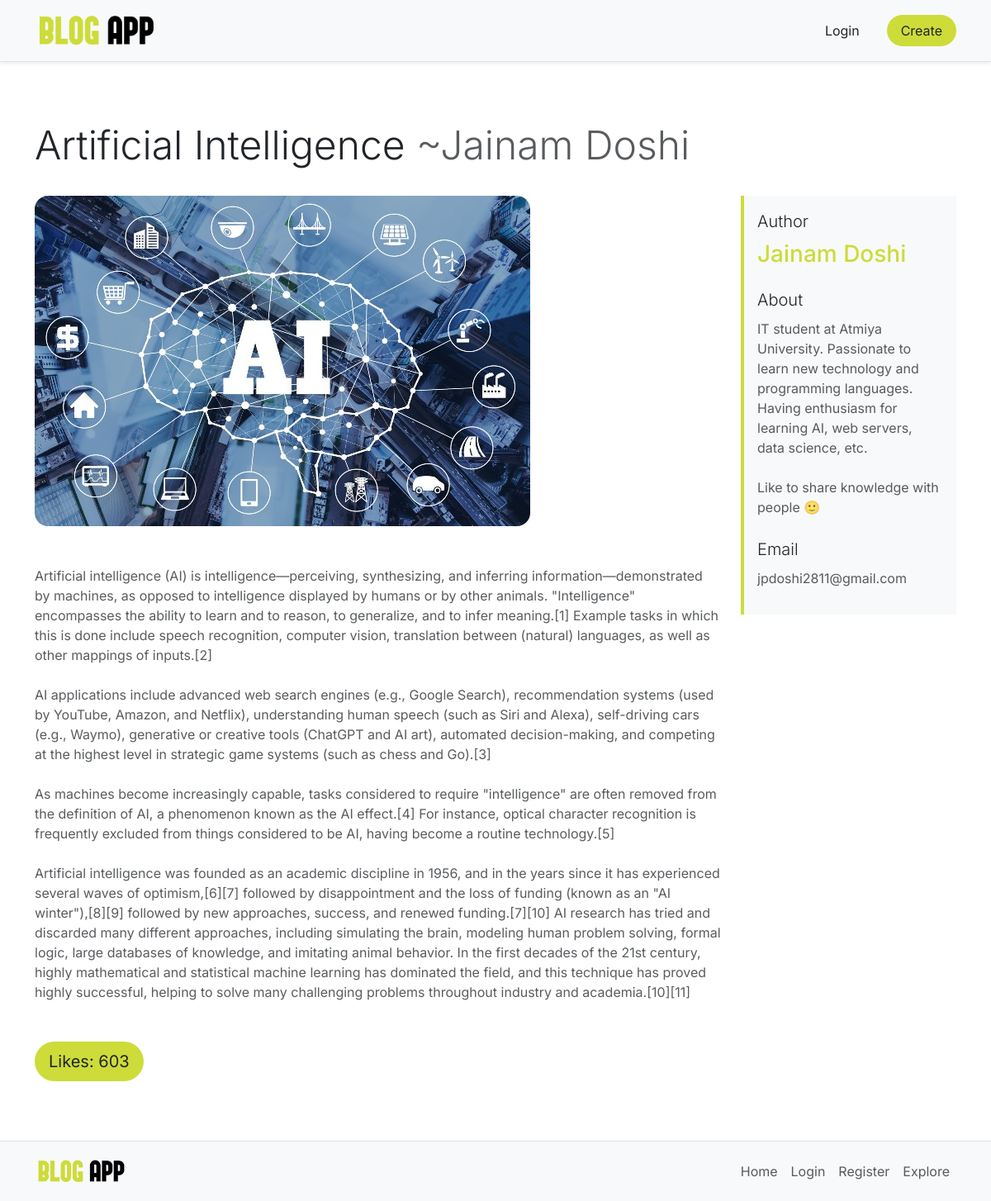
Page /blog/1/ on the committed database.
### blogs/models.py (models this page shows, shortened)
class Blog(models.Model):
	id    = models.AutoField(primary_key=True)
	user  = models.ForeignKey(User, on_delete=models.CASCADE)
	cover = models.ImageField(upload_to="uploads/")
	title = models.CharField(max_length=50)
	pub_date = models.DateField(auto_now=True)
	body  = models.TextField()
	likes = models.IntegerField(default=0)
	def get_blog_by_id(_id):
		blog = Blog.objects.get(id=_id)
		return blog

class User(models.Model):
	id    = models.AutoField(primary_key=True)
	fname = models.CharField(max_length=20)
	lname = models.CharField(max_length=20)
	username = models.CharField(max_length=20)
	email = models.EmailField()
	about = models.TextField()
	password = models.CharField(max_length=16)

### blogs/views.py (the view)
# urls.py: path('blog/<int:id>/', views.blog, name="blog"),
def blog(request, id):
    context = {
        'blog': Blog.get_blog_by_id(id),
    }
    return render(request, "blog.html", context)

### blogs/templates/blog.html
{% extends 'base.html' %}
{% block content %}
<div class="row g-4">
	<h1 class="display-5">
		{{ blog.title }} <span class="text-muted">~{{ blog.user.fname }} {{ blog.user.lname }}</span>
	</h1>
	<div class="col-12 col-lg-9" style="overflow: auto;">
		<img class="rounded-4 mb-5" style="max-width: 100%;" src="{{ blog.cover.url }}">
		<p class="text-muted mb-5">{{ blog.body|linebreaksbr }}</p>
		<a class="btn btn-lg rounded-pill" href="{% url 'like' id=blog.id %}" style="background-color: #cddc39;">Likes: {{blog.likes}}</a>
	</div>
	<div class="col-12 col-lg-3">
		<div class="border-start border-4 p-3 bg-body-tertiary" style="border-color: #cddc39 !important;">
			<p class="lead mb-2">Author</p>
			<h3 class="mb-4" style="color: #cddc39;">{{ blog.user.fname }} {{ blog.user.lname }}</h3>
			<p class="lead mb-2">About</p>
			<p class="mb-4 text-muted">{{ blog.user.about|linebreaksbr }}</p>
			<p class="lead mb-2">Email</p>
			<p class=" text-muted">{{ blog.user.email }}</p>
		</div>
	</div>
</div>
{% endblock %}

### rows in the picture
Blog: title "Artificial Intelligence", user.fname "Jainam", user.lname "Doshi", cover (picture), body "Artificial intelligence (AI) is intelligence—perceiving, synthesizing, and inferring information—demonstrated by machines, as opposed to intelligence displayed by humans or by other animals. \"Intelligence\" encompasses the ability to learn and to reason, to generalize, and to infer meaning.[1] Example tasks in which this is done include speech recognition, computer vision, translation between (natural) languages, as well as other mappings of inputs.[2] AI applications include advanced web search engines (e.g., Google Search), recommendation systems (used by YouTube, Amazon, and Netflix), understanding human speech (such as Siri and Alexa), self-driving cars (e.g., Waymo), generative or…", likes "603", user.about "IT student at Atmiya University. Passionate to learn new technology and programming languages. Having enthusiasm for learning AI, web servers, data science, etc. Like to share knowledge with people 🙂", user.email "jpdoshi2811@gmail.com"
